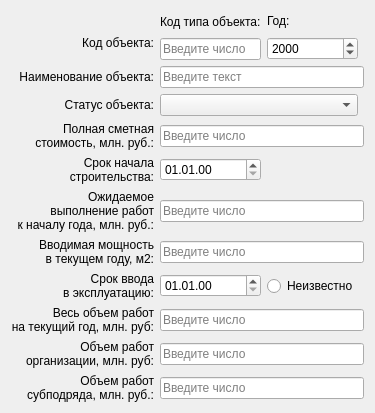
<?xml version="1.0" encoding="UTF-8"?>
<ui version="4.0">
 <class>dialog</class>
 <widget class="QDialog" name="dialog">
  <property name="geometry">
   <rect>
    <x>0</x>
    <y>0</y>
    <width>361</width>
    <height>413</height>
   </rect>
  </property>
  <property name="windowTitle">
   <string>Ввод данных об объекте</string>
  </property>
  <layout class="QGridLayout" name="gridLayout">
   <item row="7" column="0">
    <widget class="QLabel" name="label_11">
     <property name="text">
      <string>Срок ввода
в эксплуатацию:</string>
     </property>
     <property name="alignment">
      <set>Qt::AlignRight|Qt::AlignTrailing|Qt::AlignVCenter</set>
     </property>
    </widget>
   </item>
   <item row="5" column="0">
    <widget class="QLabel" name="label_9">
     <property name="text">
      <string>Ожидаемое
выполнение работ
 к началу года, млн. руб.:</string>
     </property>
     <property name="alignment">
      <set>Qt::AlignRight|Qt::AlignTrailing|Qt::AlignVCenter</set>
     </property>
    </widget>
   </item>
   <item row="1" column="0">
    <widget class="QLabel" name="label_4">
     <property name="text">
      <string>Наименование объекта:</string>
     </property>
     <property name="alignment">
      <set>Qt::AlignRight|Qt::AlignTrailing|Qt::AlignVCenter</set>
     </property>
    </widget>
   </item>
   <item row="1" column="1" colspan="3">
    <widget class="QLineEdit" name="inpName">
     <property name="toolTip">
      <string>Введите предложение на русском.
В качестве разделителя допустимы только пробелы.</string>
     </property>
     <property name="text">
      <string/>
     </property>
     <property name="maxLength">
      <number>255</number>
     </property>
     <property name="placeholderText">
      <string>Введите текст</string>
     </property>
    </widget>
   </item>
   <item row="6" column="1" colspan="3">
    <widget class="QLineEdit" name="inpReqCap">
     <property name="toolTip">
      <string>Допускается ввод только целых чисел</string>
     </property>
     <property name="placeholderText">
      <string>Введите число</string>
     </property>
    </widget>
   </item>
   <item row="4" column="0">
    <widget class="QLabel" name="label_8">
     <property name="text">
      <string>Срок начала
строительства:</string>
     </property>
     <property name="alignment">
      <set>Qt::AlignRight|Qt::AlignTrailing|Qt::AlignVCenter</set>
     </property>
    </widget>
   </item>
   <item row="7" column="1">
    <widget class="QDateEdit" name="inpFinDate">
     <property name="accelerated">
      <bool>false</bool>
     </property>
     <property name="displayFormat">
      <string>dd.MM.yy</string>
     </property>
     <property name="currentSectionIndex">
      <number>0</number>
     </property>
    </widget>
   </item>
   <item row="5" column="1" colspan="3">
    <widget class="QLineEdit" name="inpExpectCost">
     <property name="toolTip">
      <string>Допускается ввод только целых чисел.</string>
     </property>
     <property name="placeholderText">
      <string>Введите число</string>
     </property>
    </widget>
   </item>
   <item row="8" column="1" colspan="3">
    <widget class="QLineEdit" name="inpAllVal">
     <property name="toolTip">
      <string>Допускается ввод только целых чисел.</string>
     </property>
     <property name="placeholderText">
      <string>Введите число</string>
     </property>
    </widget>
   </item>
   <item row="2" column="0">
    <widget class="QLabel" name="label_6">
     <property name="text">
      <string>Статус объекта:</string>
     </property>
     <property name="alignment">
      <set>Qt::AlignRight|Qt::AlignTrailing|Qt::AlignVCenter</set>
     </property>
    </widget>
   </item>
   <item row="0" column="0">
    <widget class="QLabel" name="label">
     <property name="text">
      <string>
Код объекта:</string>
     </property>
     <property name="alignment">
      <set>Qt::AlignRight|Qt::AlignTrailing|Qt::AlignVCenter</set>
     </property>
    </widget>
   </item>
   <item row="3" column="1" colspan="3">
    <widget class="QLineEdit" name="inpFullCost">
     <property name="toolTip">
      <string>Допускается ввод только целых чисел.</string>
     </property>
     <property name="placeholderText">
      <string>Введите число</string>
     </property>
    </widget>
   </item>
   <item row="4" column="1">
    <widget class="QDateEdit" name="inpStartDate">
     <property name="displayFormat">
      <string>dd.MM.yy</string>
     </property>
    </widget>
   </item>
   <item row="6" column="0">
    <widget class="QLabel" name="label_10">
     <property name="text">
      <string>Вводимая мощность
в текущем году, м2:</string>
     </property>
     <property name="alignment">
      <set>Qt::AlignRight|Qt::AlignTrailing|Qt::AlignVCenter</set>
     </property>
    </widget>
   </item>
   <item row="8" column="0">
    <widget class="QLabel" name="label_12">
     <property name="text">
      <string>Весь объем работ
на текущий год, млн. руб:</string>
     </property>
     <property name="alignment">
      <set>Qt::AlignRight|Qt::AlignTrailing|Qt::AlignVCenter</set>
     </property>
    </widget>
   </item>
   <item row="3" column="0">
    <widget class="QLabel" name="label_7">
     <property name="text">
      <string>Полная сметная
стоимость, млн. руб.:</string>
     </property>
     <property name="alignment">
      <set>Qt::AlignRight|Qt::AlignTrailing|Qt::AlignVCenter</set>
     </property>
    </widget>
   </item>
   <item row="0" column="1">
    <layout class="QVBoxLayout" name="verticalLayout">
     <item>
      <widget class="QLabel" name="label_2">
       <property name="text">
        <string>Код типа объекта:</string>
       </property>
      </widget>
     </item>
     <item>
      <widget class="QLineEdit" name="inpCode">
       <property name="toolTip">
        <string>Допускается ввод только целых чисел</string>
       </property>
       <property name="placeholderText">
        <string>Введите число</string>
       </property>
      </widget>
     </item>
    </layout>
   </item>
   <item row="2" column="1" colspan="2">
    <widget class="QComboBox" name="statusBox"/>
   </item>
   <item row="9" column="1" colspan="3">
    <widget class="QLineEdit" name="inpOwnVal">
     <property name="toolTip">
      <string>Допускается ввод только целых чисел.</string>
     </property>
     <property name="placeholderText">
      <string>Введите число</string>
     </property>
    </widget>
   </item>
   <item row="9" column="0">
    <widget class="QLabel" name="label_15">
     <property name="text">
      <string>Объем работ
организации, млн. руб:</string>
     </property>
     <property name="alignment">
      <set>Qt::AlignRight|Qt::AlignTrailing|Qt::AlignVCenter</set>
     </property>
    </widget>
   </item>
   <item row="7" column="2">
    <widget class="QRadioButton" name="radioButton">
     <property name="text">
      <string>Неизвестно</string>
     </property>
    </widget>
   </item>
   <item row="0" column="2">
    <layout class="QVBoxLayout" name="verticalLayout_2">
     <item>
      <widget class="QLabel" name="label_5">
       <property name="text">
        <string>Год:</string>
       </property>
      </widget>
     </item>
     <item>
      <widget class="QDateEdit" name="inpYear">
       <property name="displayFormat">
        <string>yyyy</string>
       </property>
      </widget>
     </item>
    </layout>
   </item>
   <item row="10" column="0">
    <widget class="QLabel" name="label_16">
     <property name="text">
      <string>Объем работ
субподряда, млн. руб.:</string>
     </property>
     <property name="alignment">
      <set>Qt::AlignRight|Qt::AlignTrailing|Qt::AlignVCenter</set>
     </property>
    </widget>
   </item>
   <item row="10" column="1" colspan="3">
    <widget class="QLineEdit" name="inpExternVal">
     <property name="toolTip">
      <string>Допускается ввод только целых чисел.</string>
     </property>
     <property name="placeholderText">
      <string>Введите число</string>
     </property>
    </widget>
   </item>
  </layout>
 </widget>
 <resources/>
 <connections/>
</ui>
